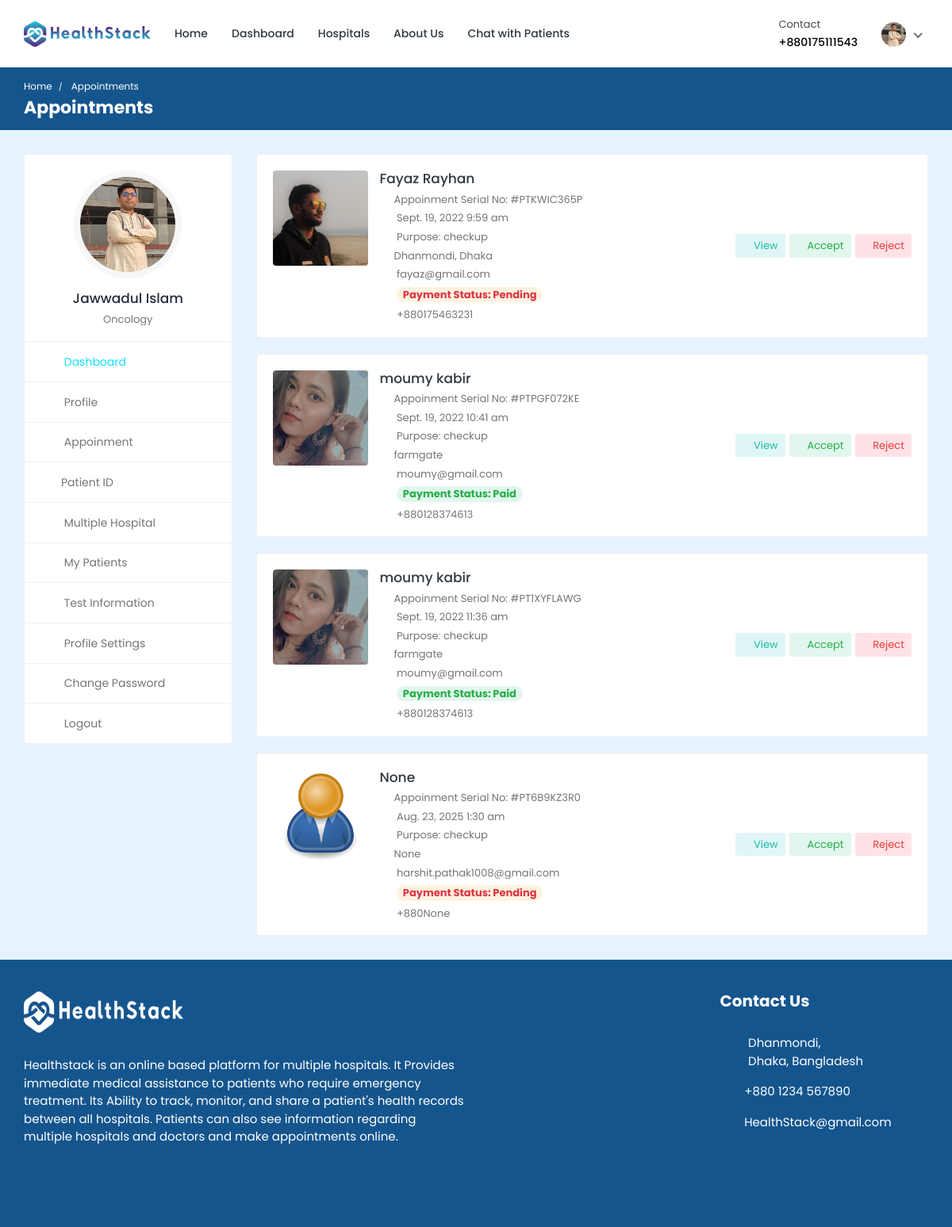
The app's page /doctor/appointments/ (signed in) with its own data.
### doctor/models.py (models this page shows, shortened)
class Doctor_Information(models.Model):
    DOCTOR_TYPE = (
        ('Cardiologists', 'Cardiologists'),
        ('Neurologists', 'Neurologists'),
        ('Pediatricians', 'Pediatricians'),
        ('Physiatrists', 'Physiatrists'),
        ('Dermatologists', 'Dermatologists'),
    )
    doctor_id = models.AutoField(primary_key=True)
    user = models.OneToOneField(User, on_delete=models.CASCADE, null=True, blank=True, related_name='profile')
    name = models.CharField(max_length=200, null=True, blank=True)
    username = models.CharField(max_length=200, null=True, blank=True)
    gender = models.CharField(max_length=200, null=True, blank=True)
    description = models.TextField(max_length=1000, null=True, blank=True)
    department = models.CharField(max_length=200, choices=DOCTOR_TYPE, null=True, blank=True)
    department_name = models.ForeignKey(hospital_department, on_delete=models.SET_NULL, null=True, blank=True)
    specialization = models.ForeignKey(specialization, on_delete=models.SET_NULL, null=True, blank=True)
    featured_image = models.ImageField(upload_to='doctors/', default='doctors/user-default.png', null=True, blank=True)
    certificate_image = models.ImageField(upload_to='doctors_certificate/', default='doctors_certificate/default.png', null=True, blank=True)
    email = models.EmailField(max_length=200, null=True, blank=True)
    phone_number = models.CharField(max_length=200, null=True, blank=True)
    nid = models.CharField(max_length=200, null=True, blank=True)
    visiting_hour = models.CharField(max_length=200, null=True, blank=True)
    consultation_fee = models.IntegerField(null=True, blank=True)
    report_fee = models.IntegerField(null=True, blank=True)
    dob = models.CharField(max_length=200, null=True, blank=True)
    institute = models.CharField(max_length=200, null=True, blank=True)
    degree = models.CharField(max_length=200, null=True, blank=True)
    completion_year = models.CharField(max_length=200, null=True, blank=True)
    work_place = models.CharField(max_length=200, null=True, blank=True)
    designation = models.CharField(max_length=200, null=True, blank=True)
    start_year = models.CharField(max_length=200, null=True, blank=True)
    end_year = models.CharField(max_length=200, null=True, blank=True)
    register_status =  models.CharField(max_length=200, null=True, blank=True)
    hospital_name = models.ForeignKey(Hospital_Information, on_delete=models.SET_NULL, null=True, blank=True)

class Appointment(models.Model):
    APPOINTMENT_TYPE = (
        ('report', 'report'),
        ('checkup', 'checkup'),
    )
    APPOINTMENT_STATUS = (
        ('pending', 'pending'),
        ('confirmed', 'confirmed'),
        ('cancelled', 'cancelled'),
    )
    id = models.AutoField(primary_key=True)
    date = models.DateField(null=True, blank=True)
    time = models.CharField(max_length=200, null=True, blank=True)
    doctor = models.ForeignKey(Doctor_Information, on_delete=models.CASCADE, null=True, blank=True)
    patient = models.ForeignKey(Patient, on_delete=models.CASCADE, null=True, blank=True)
    appointment_type = models.CharField(max_length=200, choices=APPOINTMENT_TYPE)
    appointment_status = models.CharField(max_length=200, choices=APPOINTMENT_STATUS)
    serial_number = models.CharField(max_length=200, null=True, blank=True)
    payment_status = models.CharField(max_length=200, null=True, blank=True, default='pending')
    transaction_id = models.CharField(max_length=255, null=True, blank=True)
    message = models.CharField(max_length=255, null=True, blank=True)

### hospital_admin/models.py (models this page shows, shortened)
class specialization(models.Model):
    specialization_id = models.AutoField(primary_key=True)
    specialization_name = models.CharField(max_length=200, null=True, blank=True)
    hospital = models.ForeignKey(Hospital_Information, on_delete=models.CASCADE, null=True, blank=True)

### hospital/models.py (models this page shows, shortened)
class Patient(models.Model):
    patient_id = models.AutoField(primary_key=True)
    user = models.OneToOneField(User, on_delete=models.CASCADE, null=True, blank=True, related_name='patient')
    name = models.CharField(max_length=200, null=True, blank=True)
    username = models.CharField(max_length=200, null=True, blank=True)
    age = models.IntegerField(null=True, blank=True)
    email = models.EmailField(max_length=200, null=True, blank=True)
    phone_number = models.IntegerField(null=True, blank=True)
    address = models.CharField(max_length=200, null=True, blank=True)
    featured_image = models.ImageField(upload_to='patients/', default='patients/user-default.png', null=True, blank=True)
    blood_group = models.CharField(max_length=200, null=True, blank=True)
    history = models.CharField(max_length=200, null=True, blank=True)
    dob = models.CharField(max_length=200, null=True, blank=True)
    nid = models.CharField(max_length=200, null=True, blank=True)
    serial_number = models.CharField(max_length=200, null=True, blank=True)
    login_status = models.CharField(max_length=200, null=True, blank=True, default="offline")

### doctor/views.py (the view)
# urls.py: path('appointments/',views.appointments, name='appointments'),
@csrf_exempt
@login_required(login_url="doctor-login")
def appointments(request):
    doctor = Doctor_Information.objects.get(user=request.user)
    appointments = Appointment.objects.filter(doctor=doctor).filter(appointment_status='pending').order_by('date')
    context = {'doctor': doctor, 'appointments': appointments}
    return render(request, 'appointments.html', context)

### templates/appointments.html (shortened to what this page needs)
{% load static %}
<!DOCTYPE html>
<html lang="en">
  <head>
    <link
      rel="stylesheet"
      href="{% static 'HealthStack-System/css/Normal/bootstrap.min.css' %}"
    />
    <link
      rel="stylesheet"
      href="{% static 'HealthStack-System/plugins/Normal/fontawesome/css/fontawesome.min.css' %}"
    />
    <link
      rel="stylesheet"
      href="{% static 'HealthStack-System/plugins/Normal/fontawesome/css/all.min.css' %}"
    />
    <link
      rel="stylesheet"
      href="{% static 'HealthStack-System/css/Normal/style.css' %}"
    />
  </head>
  <body>
    <div class="main-wrapper">
      <header class="header">{% include 'doctor-navbar.html' %}</header>
      <div class="breadcrumb-bar">
        <div class="container-fluid">
          <div class="row align-items-center">
            <div class="col-md-12 col-12">
              <nav aria-label="breadcrumb" class="page-breadcrumb">
                <ol class="breadcrumb">
                  <li class="breadcrumb-item">
                    <a href="index-2.html">Home</a>
                  </li>
                  <li class="breadcrumb-item active" aria-current="page">
                    Appointments
                  </li>
                </ol>
              </nav>
              <h2 class="breadcrumb-title">Appointments</h2>
            </div>
          </div>
        </div>
      </div>
      <div class="content">
        <div class="container-fluid">
          <div class="row">
            <div class="col-md-5 col-lg-4 col-xl-3 theiaStickySidebar">
              <div>{% include 'doctor-sidebar.html' %}</div>
            </div>
            <div class="col-md-7 col-lg-8 col-xl-9">
              <div class="appointments">
                {% for app in appointments %}
                <div class="appointment-list">
                  <div class="profile-info-widget">
                    <a href="patient-profile.html" class="booking-doc-img">
                      <img
                        src="{{app.patient.featured_image.url}}"
                        alt="User Image"
                      />
                    </a>
                    <div class="profile-det-info">
                      <h3><a href="{%url 'patient-profile' pk=app.patient.patient_id%}">{{app.patient.name}}</a></h3>
                      <div class="patient-details">
                        <h5>
                          <i class="fas fa-file"></i>Appoinment Serial No: #PT{{app.serial_number}}
                        </h5>
                        <h5>
                          <i class="far fa-clock"></i> {{app.date}} {{app.time}}
                        </h5>
                        <h5>
                          <i class="fas fa-briefcase-medical"></i> Purpose: {{app.appointment_type}}
                        </h5>
                        <h5>
                          <i class="fas fa-map-marker-alt"></i>{{app.patient.address}}
                        </h5>
                        <h5>
                          <i class="fas fa-envelope"></i> {{app.patient.email}}
                        </h5>
                        <h5>
                          {% if app.payment_status == 'pending' %}
                          <i class="fas fa-money-check-alt"></i> <span class="badge badge-pill bg-warning-light">Payment Status: Pending</span>
                          {% endif %}
                          {% if app.payment_status == 'VALID' %}
                          <i class="fas fa-money-check-alt"></i> <span class="badge badge-pill bg-success-light">Payment Status: Paid</span>
                          {% endif %}
                        </h5>
                        <h5 class="mb-0">
                          <i class="fas fa-phone"></i> +880{{app.patient.phone_number}}
                        </h5>
                      </div>
                    </div>
                  </div>
                  <div class="appointment-action">
                    <a href="#" class="btn btn-sm bg-info-light" data-toggle="modal" data-target="#appt_details"><i class="far fa-eye"></i> View</a>
                    <a href="{% url 'accept-appointment' pk=app.id %}" onclick="return confirm('Accept appointment?');" class="btn btn-sm bg-success-light"><i class="fas fa-check"></i> Accept</a>
                    <a href="{% url 'reject-appointment' pk=app.id %}" onclick="return confirm('Reject Appointment?');" class="btn btn-sm bg-danger-light"><i class="fas fa-times"></i> Reject</a>
                  </div>
                </div>
                {% endfor %}
              </div>
            </div>
          </div>
        </div>
      </div>
      {% include 'footer.html' %}
    </div>
  </body>
</html>

### templates/doctor-navbar.html (shortened to what this page needs)
{% load static %}
<nav class="navbar navbar-expand-lg header-nav">
  <div class="navbar-header">
    <a href="{% url 'hospital_home'%}" class="navbar-brand logo">
      <img
        src="{% static 'HealthStack-System/images/Normal/logo.jpg' %}"
        class="img-fluid"
        alt="Logo"
      />
    </a>
  </div>
  <div class="main-menu-wrapper">
    <ul class="main-nav">
      <li>
        <a href="{% url 'hospital_home'%}">Home</a>
      </li>
      <li>
        <a href="{% url 'doctor-dashboard'%}">Dashboard</a>
      </li>
      <li><a href="{% url 'multiple-hospital' %}" style="text-decoration: none;">Hospitals</a></li>
      <li>
        <a href="{% url 'about-us'%}">About Us</a>
      </li>
      <li>
        <a href="{% url 'chat-home' pk=user.id %}">Chat with Patients</a>
      </li>
    </ul>
  </div>
  <ul class="nav header-navbar-rht">
    <li class="nav-item contact-item">
      <div class="header-contact-img">
        <i class="far fa-hospital"></i>
      </div>
      <div class="header-contact-detail">
        <p class="contact-header">Contact</p>
        <p class="contact-info-header">+88{{doctor.phone_number}}</p>
      </div>
    </li>
    <li class="nav-item dropdown has-arrow logged-item">
      <a href="#" class="dropdown-toggle nav-link" data-toggle="dropdown">
        <span class="user-img">
          <img
            class="rounded-circle"
            src="{{ doctor.featured_image.url }}"
            width="31"
            alt="Darren Elder"
          />
        </span>
      </a>
    </li>
  </ul>
</nav>

### templates/doctor-sidebar.html (shortened to what this page needs)
{% load static %}
<div class="profile-sidebar">
  <div class="widget-profile pro-widget-content">
    <div class="profile-info-widget">
      <a href="#" class="booking-doc-img">
        <img
          src="{{ doctor.featured_image.url }}"
          alt="User Image"
        />
      </a>
      <div class="profile-det-info">
        <h3>{{ doctor.name }}</h3>
        <div class="patient-details">
          <h5 class="mb-0">{{doctor.specialization.specialization_name}}</h5>
        </div>
      </div>
    </div>
  </div>
  <div class="dashboard-widget">
    <nav class="dashboard-menu sidebar">
      <ul>
        <li class="active">
          <a href="{% url 'doctor-dashboard' %}">
            <i class="fas fa-columns"></i>
            <span>Dashboard</span>
          </a>
        </li>
        <li>
        <a href="{% url 'doctor-profile' pk=doctor.doctor_id %}">
          <i class="fas fa-user"></i>
          <span>Profile</span>
        </a>
      </li>
        <li>
          <a href="{% url 'appointments'%}">
            <i class="fas fa-user-circle"></i>
            <span>Appoinment</span>
          </a>
        </li>
        <li class="nav-item has-submenu">
            <a href="#" class="nav-link"><i class="fas fa-search"></i><span>Patient ID</span></a>
        </li>
        <li>
          <a href="{% url 'multiple-hospital' %}">
            <i class="fas fa-hospital"></i>
            <span>Multiple Hospital</span>
          </a>
      </li>
        <li>
          <a href="{% url 'my-patients' %}">
            <i class="fas fa-user-injured"></i>
            <span>My Patients</span>
          </a>
        </li>
        <li>
          <a href="{% url 'doctor-test-list'%}" target="_blank">
            <i class="fas fa-hourglass-start"></i>
            <span>Test Information</span>
          </a>
        </li>
        <li>
          <a
            href="{% url 'doctor-profile-settings' %}"
          >
            <i class="fas fa-user-cog"></i>
            <span>Profile Settings</span>
          </a>
        </li>
        <li>
          <a href="{% url 'doctor-change-password' pk=user.id%}">
            <i class="fas fa-lock"></i>
            <span>Change Password</span>
          </a>
        </li>
        <li>
          <a href="{% url 'doctor-logout'%}">
            <i class="fas fa-sign-out-alt"></i>
            <span>Logout</span>
          </a>
        </li>
      </ul>
    </nav>
  </div>
</div>

### records on screen
Doctor_Information: phone_number "0175111543", featured_image (picture), name "Jawwadul Islam", specialization.specialization_name "Oncology"
Appointment: patient.featured_image (picture), patient.name "Fayaz Rayhan", serial_number "KWIC365P", date "Sept. 19, 2022", time "9:59 am", appointment_type "checkup", patient.address "Dhanmondi, Dhaka", patient.email "fayaz@gmail.com", payment_status "Payment Status: Pending", patient.phone_number "175463231"
Appointment: patient.featured_image (picture), patient.name "moumy kabir", serial_number "PGF072KE", date "Sept. 19, 2022", time "10:41 am", appointment_type "checkup", patient.address "farmgate", patient.email "moumy@gmail.com", payment_status "Payment Status: Paid", patient.phone_number "128374613"
Appointment: patient.featured_image (picture), patient.name "moumy kabir", serial_number "1XYFLAWG", date "Sept. 19, 2022", time "11:36 am", appointment_type "checkup", patient.address "farmgate", patient.email "moumy@gmail.com", payment_status "Payment Status: Paid", patient.phone_number "128374613"
Appointment: patient.featured_image (placeholder picture), patient.name "None", serial_number "6B9KZ3R0", date "Aug. 23, 2025", time "1:30 am", appointment_type "checkup", patient.address "None", patient.email "harshit.pathak1008@gmail.com", payment_status "Payment Status: Pending", patient.phone_number "None"
